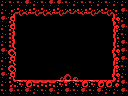

Below is a game level as drawn by its tile map, then a one-line description and the .tmx file that defines it, in full:
An orthogonal 16x12 tile map with 8x8 px tiles, 1 tile layer (Tile Layer 1) and 9 objects (big-item, item, 4x4-item, door-left, door-right, ...).

<map version="1.0" orientation="orthogonal" renderorder="right-down" width="16" height="12" tilewidth="8" tileheight="8" nextobjectid="27">
 <tileset firstgid="1" name="tiles" tilewidth="8" tileheight="8" tilecount="256" columns="16">
  <image source="tiles.png" width="128" height="128" />
 </tileset>
 <layer name="Tile Layer 1" width="16" height="12">
  <data encoding="csv">
114,113,113,115,114,113,115,115,113,114,113,113,114,113,114,114,
114,141,250,126,250,250,126,250,127,127,126,250,127,250,128,115,
115,119,1,1,1,1,1,1,1,1,1,1,1,1,117,114,
114,119,1,1,1,1,1,1,1,1,1,1,1,1,116,115,
114,252,1,1,1,1,1,1,1,1,1,1,1,1,251,113,
114,252,1,1,1,1,1,1,1,1,1,1,1,1,251,115,
115,118,1,1,1,1,1,1,1,1,1,1,1,1,117,115,
114,119,1,1,1,1,1,1,1,1,1,1,1,1,116,115,
114,118,1,1,1,1,1,1,1,1,1,1,1,1,116,113,
115,119,1,1,1,1,1,129,130,131,1,1,1,1,117,114,
114,120,254,97,100,100,100,254,99,254,97,254,97,97,121,115,
113,115,113,115,114,113,115,114,115,113,115,113,115,114,114,115
</data>
 </layer>
 <objectgroup name="objects">
  <object id="14" type="big-item" x="80" y="56" width="32" height="24" />
  <object id="15" type="item" x="88" y="64" width="16" height="16" />
  <object id="16" type="4x4-item" x="16" y="48" width="32" height="32" />
  <object id="17" type="door-left" x="0" y="56" width="16" height="24" />
  <object id="18" type="door-right" x="112" y="56" width="16" height="24" />
  <object id="19" type="breakable-down" x="48" y="80" width="32" height="16" />
  <object id="22" type="breakable-right" x="112" y="48" width="16" height="32" />
  <object id="24" type="breakable-left" x="0" y="48" width="16" height="32" />
  <object id="26" type="door-down" x="48" y="80" width="32" height="16" />
 </objectgroup>
</map>
